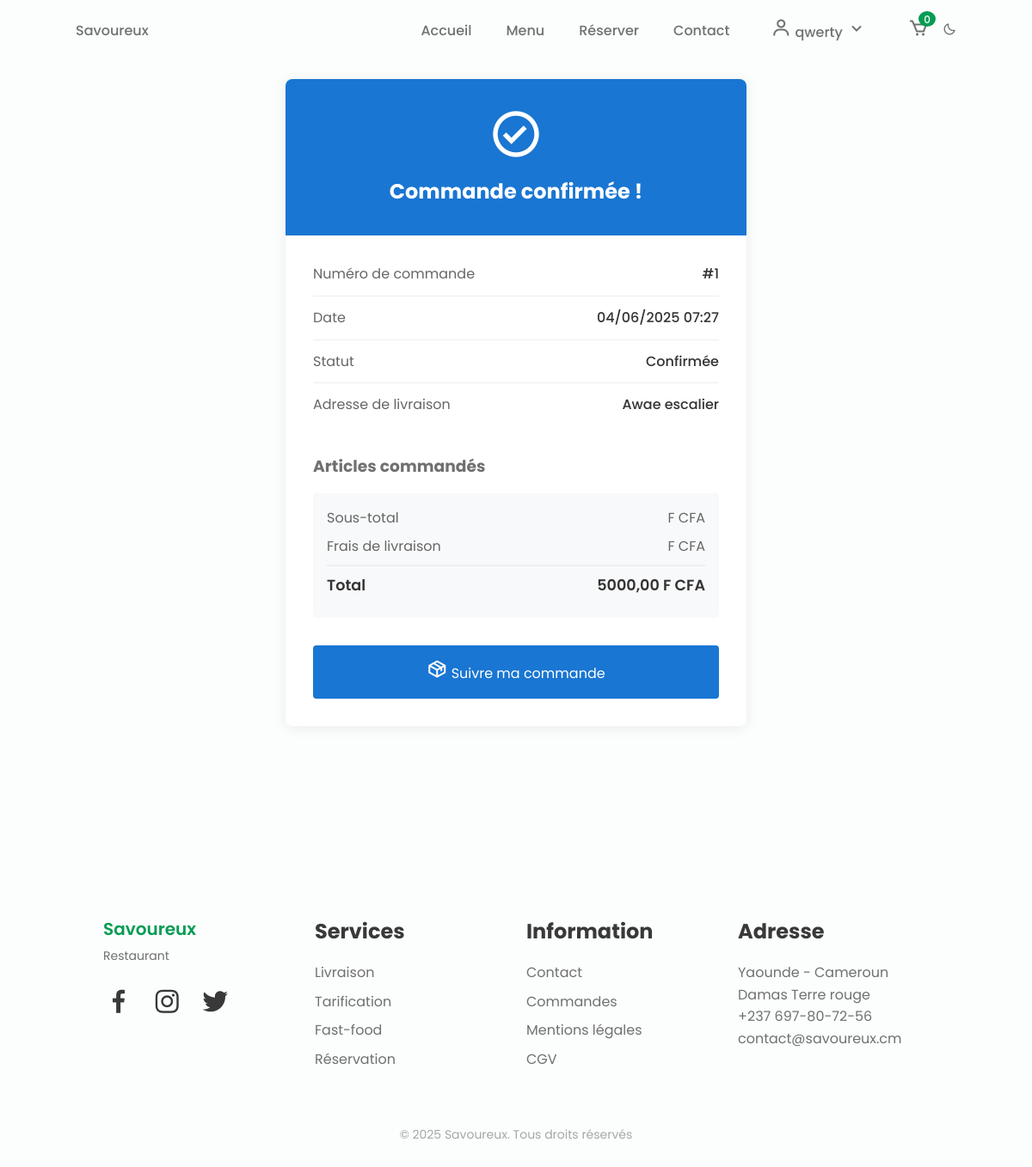
/order-confirmation/1/ (signed in), run on the app's committed database.
### ecomm/models.py (models this page shows, shortened)
class Cart(models.Model):
    user = models.OneToOneField(User, on_delete=models.CASCADE)
    created_at = models.DateTimeField(auto_now_add=True)
    updated_at = models.DateTimeField(auto_now=True)
    def get_total_items(self):
        return self.cartitem_set.aggregate(total_items=models.Sum('quantity'))['total_items'] or 0

class Order(models.Model):
    STATUS_CHOICES = [
        ('pending', 'En attente'),
        ('confirmed', 'Confirmée'),
        ('preparing', 'En préparation'),
        ('ready', 'Prête'),
        ('delivered', 'Livrée'),
        ('cancelled', 'Annulée'),
    ]
    user = models.ForeignKey(User, on_delete=models.CASCADE)
    status = models.CharField(max_length=20, choices=STATUS_CHOICES, default='pending')
    total_amount = models.DecimalField(max_digits=10, decimal_places=2)
    delivery_address = models.TextField(blank=True)
    phone_number = models.CharField(max_length=20)
    created_at = models.DateTimeField(auto_now_add=True)
    updated_at = models.DateTimeField(auto_now=True)

### ecomm/views.py (the view)
# urls.py: path('order-confirmation/<int:order_id>/', views.order_confirmation, name='order_confirmation'),
@login_required
def order_confirmation(request, order_id):
    order = get_object_or_404(Order, id=order_id, user=request.user)
    return render(request, 'order_confirmation.html', {'order': order})

### ecomm/templates/order_confirmation.html (shortened to what this page needs)
{% extends 'base.html' %}
{% load static %}
{% block content %}
<div class="confirmation-container">
    <div class="confirmation-card">
        <div class="confirmation-header">
            <i class='bx bx-check-circle'></i>
            <h1>Commande confirmée !</h1>
        </div>
        <div class="confirmation-body">
            <div class="order-info">
                <div class="info-row">
                    <span class="info-label">Numéro de commande</span>
                    <span class="info-value">#{{ order.id }}</span>
                </div>
                <div class="info-row">
                    <span class="info-label">Date</span>
                    <span class="info-value">{{ order.created_at|date:"d/m/Y H:i" }}</span>
                </div>
                <div class="info-row">
                    <span class="info-label">Statut</span>
                    <span class="info-value">{{ order.get_status_display }}</span>
                </div>
                <div class="info-row">
                    <span class="info-label">Adresse de livraison</span>
                    <span class="info-value">{{ order.delivery_address }}</span>
                </div>
            </div>
            <div class="order-items">
                <h3>Articles commandés</h3>
                <div class="order-total">
                    <div class="total-row">
                        <span>Sous-total</span>
                        <span>{{ order.get_subtotal }} F CFA</span>
                    </div>
                    <div class="total-row">
                        <span>Frais de livraison</span>
                        <span>{{ order.get_delivery_fee }} F CFA</span>
                    </div>
                    <div class="total-row final">
                        <span>Total</span>
                        <span>{{ order.total_amount }} F CFA</span>
                    </div>
                </div>
            </div>
            <a href="{% url 'my_orders' %}" class="btn-track">
                <i class='bx bx-package'></i>
                Suivre ma commande
            </a>
        </div>
    </div>
</div>
{% endblock %}

### ecomm/templates/base.html (shortened to what this page needs)
{% load static %}
<!DOCTYPE html>
<html lang="fr">
<head>
    <link href='https://cdn.jsdelivr.net/npm/boxicons@2.0.5/css/boxicons.min.css' rel='stylesheet'>
    <link rel="stylesheet" href="{% static 'css/styles.css' %}">
</head>
<body>
    <header class="l-header" id="header">
        <nav class="nav bd-container">
            <a href="{% url 'index' %}" class="nav__logo">Savoureux</a>
            <div class="nav__menu" id="nav-menu">
                <ul class="nav__list">
                    <li class="nav__item"><a href="{% url 'index' %}" class="nav__link {% if request.resolver_match.url_name == 'index' %}active{% endif %}">Accueil</a></li>
                    <li class="nav__item"><a href="{% url 'menu' %}" class="nav__link {% if request.resolver_match.url_name == 'menu' %}active{% endif %}">Menu</a></li>
                    <li class="nav__item"><a href="{% url 'make_reservation' %}" class="nav__link {% if request.resolver_match.url_name == 'make_reservation' %}active{% endif %}">Réserver</a></li>
                    <li class="nav__item"><a href="{% url 'contact' %}" class="nav__link {% if request.resolver_match.url_name == 'contact' %}active{% endif %}">Contact</a></li>
                    {% if user.is_authenticated %}
                        <li class="nav__item user-dropdown">
                            <a href="#" class="nav__link user-dropdown-toggle">
                                <i class='bx bx-user'></i>
                                {{ user.username }}
                                <i class='bx bx-chevron-down'></i>
                            </a>
                        </li>
                        <li class="nav__item">
                            <a href="{% url 'panier' %}" class="nav__link nav__cart">
                                <i class='bx bx-cart'></i>
                                <span class="cart-count">{{ request.user.cart.get_total_items }}</span>
                            </a>
                        </li>
                    {% else %}
                        <li class="nav__item"><a href="{% url 'login' %}" class="nav__link">Connexion</a></li>
                        <li class="nav__item"><a href="{% url 'register' %}" class="nav__link">Inscription</a></li>
                    {% endif %}
                    <li><i class='bx bx-moon change-theme' id="theme-button"></i></li>
                </ul>
            </div>
        </nav>
    </header>
    <main class="l-main">
        {% block content %}
        {% endblock %}
    </main>
    <footer class="footer section bd-container">
        <div class="footer__container bd-grid">
            <div class="footer__content">
                <a href="#" class="footer__logo">Savoureux</a>
                <span class="footer__description">Restaurant</span>
                <div>
                    <a href="#" class="footer__social"><i class='bx bxl-facebook'></i></a>
                    <a href="#" class="footer__social"><i class='bx bxl-instagram'></i></a>
                    <a href="#" class="footer__social"><i class='bx bxl-twitter'></i></a>
                </div>
            </div>
            <div class="footer__content">
                <h3 class="footer__title">Services</h3>
                <ul>
                    <li><a href="#" class="footer__link">Livraison</a></li>
                    <li><a href="#" class="footer__link">Tarification</a></li>
                    <li><a href="#" class="footer__link">Fast-food</a></li>
                    <li><a href="#" class="footer__link">Réservation</a></li>
                </ul>
            </div>
            <div class="footer__content">
                <h3 class="footer__title">Information</h3>
                <ul>
                    <li><a href="{% url 'contact' %}" class="footer__link">Contact</a></li>
                    <li><a href="{% url 'my_orders' %}" class="footer__link">Commandes</a></li>
                    <li><a href="#" class="footer__link">Mentions légales</a></li>
                    <li><a href="#" class="footer__link">CGV</a></li>
                </ul>
            </div>
            <div class="footer__content">
                <h3 class="footer__title">Adresse</h3>
                <ul>
                    <li>Yaounde  - Cameroun</li>
                    <li>Damas Terre rouge</li>
                    <li>+237 697-80-72-56</li>
                    <li>contact@savoureux.cm</li>
                </ul>
            </div>
        </div>
        <p class="footer__copy">&#169; 2025 Savoureux. Tous droits réservés</p>
    </footer>
</body>
</html>

### ecomm/static/css/styles.css (style rules this page uses)
:root { --header-height: 3rem; --first-color: #069C54; --first-color-alt: #048654; --title-color: #393939; --text-color: #707070; --text-color-light: #A6A6A6; --body-color: #FBFEFD; --container-color: #FFFFFF; --body-font: 'Poppins', sans-serif; --biggest-font-size: 2.25rem; --h1-font-size: 1.5rem; --h2-font-size: 1.25rem; --h3-font-size: 1rem; --normal-font-size: .938rem; --small-font-size: .813rem; --smaller-font-size: .75rem; --font-medium: 500; --font-semi-bold: 600; --mb-1: .5rem; --mb-2: 1rem; --mb-3: 1.5rem; --mb-4: 2rem; --mb-5: 2.5rem; --mb-6: 3rem; --z-tooltip: 10; --z-fixed: 100; }
@media screen and (min-width: 768px) { :root { --biggest-font-size: 4rem; --h1-font-size: 2.25rem; --h2-font-size: 1.5rem; --h3-font-size: 1.25rem; --normal-font-size: 1rem; --small-font-size: .875rem; --smaller-font-size: .813rem; } }
*,::before,::after { box-sizing: border-box; }
html { scroll-behavior: smooth; }
.bx { font-size: 1.5em; }
.change-theme { position: absolute; right: 1rem; top: 1.8rem; color: var(--text-color); font-size: 1rem; cursor: pointer; }
body { margin: var(--header-height) 0 0 0; font-family: var(--body-font); font-size: var(--normal-font-size); background-color: var(--body-color); color: var(--text-color); line-height: 1.6; }
h1,h2,h3,p,ul { margin: 0; }
ul { padding: 0; list-style: none; }
a { text-decoration: none; }
.section { padding: 4rem 0 2rem; }
.bd-container { max-width: 960px; width: calc(100% - 2rem); margin-left: var(--mb-2); margin-right: var(--mb-2); }
.bd-grid { display: grid; gap: 1.5rem; }
.l-header { width: 100%; position: fixed; top: 0; left: 0; z-index: var(--z-fixed); background-color: var(--body-color); }
.nav { max-width: 1024px; height: var(--header-height); display: flex; justify-content: space-between; align-items: center; }
.nav__item { margin-bottom: var(--mb-2); }
.nav__link, .nav__logo, .nav__toggle { color: var(--text-color); font-weight: var(--font-medium); }
.nav__link { transition: .3s; }
.footer__container { grid-template-columns: repeat(auto-fit, minmax(220px, 1fr)); row-gap: 2rem; }
.footer__logo { font-size: var(--h3-font-size); color: var(--first-color); font-weight: var(--font-semi-bold); }
.footer__description { display: block; font-size: var(--small-font-size); margin: .25rem 0 var(--mb-3); }
.footer__social { font-size: 1.5rem; color: var(--title-color); margin-right: var(--mb-2); }
.footer__title { font-size: var(--h2-font-size); color: var(--title-color); margin-bottom: var(--mb-2); }
.footer__link { display: inline-block; color: var(--text-color); margin-bottom: var(--mb-1); }
.footer__copy { text-align: center; font-size: var(--small-font-size); color: var(--text-color-light); margin-top: 3.5rem; }
@media screen and (min-width: 768px) { body { margin: 0; } }
@media screen and (min-width: 768px) { .section { padding-top: 8rem; } }
@media screen and (min-width: 768px) { .nav { height: calc(var(--header-height) + 1.5rem); } }
@media screen and (min-width: 768px) { .nav__list { display: flex; align-items: center; } }
@media screen and (min-width: 768px) { .nav__item { margin-left: var(--mb-5); margin-bottom: 0; } }
@media screen and (min-width: 768px) { .change-theme { position: initial; margin-left: var(--mb-2); } }
@media screen and (min-width: 960px) { .bd-container { margin-left: auto; margin-right: auto; } }

### ecomm/templates/base.html (style rules this page uses)
.user-dropdown { position: relative; display: inline-block; }
.user-dropdown-toggle { cursor: pointer; padding: 0.5rem; border-radius: 0.5rem; transition: all 0.3s ease; }
.nav__cart { position: relative; display: inline-flex; align-items: center; }
.cart-count { position: absolute; top: -8px; right: -8px; background-color: var(--first-color); color: var(--body-color); font-size: 0.75rem; padding: 2px 6px; border-radius: 50%; min-width: 18px; height: 18px; display: flex; align-items: center; justify-content: center; }

### data on the page
Order: id "1", created_at "04/06/2025 07:27", status "Confirmée", delivery_address "Awae escalier", total_amount "5000,00"

### other printed values
{{ user.username }} "qwerty"
{{ request.user.cart.get_total_items }} "0"
